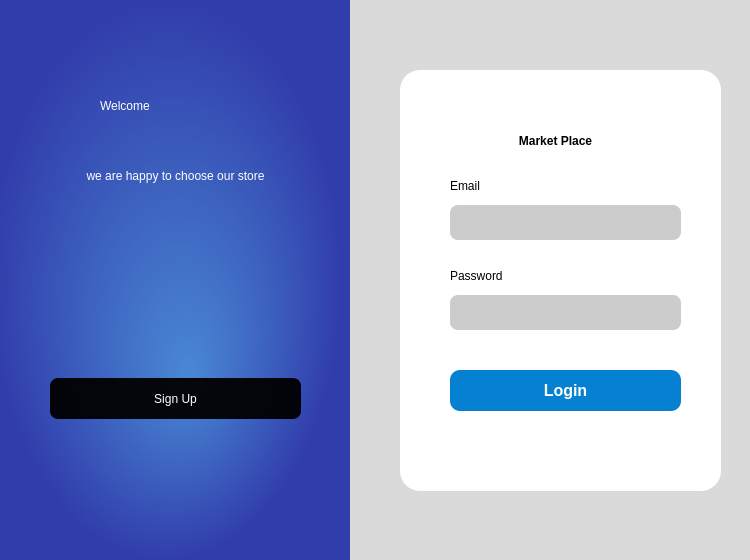
<?xml version="1.0" encoding="UTF-8"?>
<ui version="4.0">
 <class>Dialog</class>
 <widget class="QDialog" name="Dialog">
  <property name="geometry">
   <rect>
    <x>0</x>
    <y>0</y>
    <width>750</width>
    <height>560</height>
   </rect>
  </property>
  <property name="windowTitle">
   <string>Dialog</string>
  </property>
  <widget class="QWidget" name="widget" native="true">
   <property name="geometry">
    <rect>
     <x>0</x>
     <y>0</y>
     <width>750</width>
     <height>560</height>
    </rect>
   </property>
   <property name="baseSize">
    <size>
     <width>0</width>
     <height>0</height>
    </size>
   </property>
   <property name="styleSheet">
    <string notr="true">QWidget#widget{
background-color: rgba(0,0,0, 0.09);}
</string>
   </property>
   <widget class="QWidget" name="widget_2" native="true">
    <property name="geometry">
     <rect>
      <x>0</x>
      <y>0</y>
      <width>350</width>
      <height>560</height>
     </rect>
    </property>
    <property name="styleSheet">
     <string notr="true">QWidget#widget_2{
background-color:qradialgradient(spread:pad, cx:0.474576, cy:0.5, radius:0.5, fx:0.54, fy:0.681727, stop:0 rgba(139, 134, 153, 255), stop:0.00568182 rgba(73, 136, 212, 255), stop:1 rgba(49, 61, 171, 255))
}</string>
    </property>
    <widget class="QLabel" name="label">
     <property name="geometry">
      <rect>
       <x>100</x>
       <y>80</y>
       <width>131</width>
       <height>51</height>
      </rect>
     </property>
     <property name="styleSheet">
      <string notr="true">font: 80 25pt &quot;Calibri&quot;;
color: white;</string>
     </property>
     <property name="text">
      <string>Welcome</string>
     </property>
    </widget>
    <widget class="QLabel" name="label_5">
     <property name="geometry">
      <rect>
       <x>20</x>
       <y>160</y>
       <width>311</width>
       <height>31</height>
      </rect>
     </property>
     <property name="styleSheet">
      <string notr="true">color:white;
font: 16pt &quot;Calibri&quot;;</string>
     </property>
     <property name="text">
      <string>we are happy to choose our store</string>
     </property>
     <property name="alignment">
      <set>Qt::AlignCenter</set>
     </property>
    </widget>
    <widget class="QPushButton" name="signup">
     <property name="geometry">
      <rect>
       <x>50</x>
       <y>378</y>
       <width>251</width>
       <height>41</height>
      </rect>
     </property>
     <property name="styleSheet">
      <string notr="true">font: 16pt &quot;Calibri&quot;;
color: white;
border-radius: 8px;
background-color:rgba(0,0,0,0.95);</string>
     </property>
     <property name="text">
      <string>Sign Up</string>
     </property>
    </widget>
   </widget>
   <widget class="QWidget" name="widget_3" native="true">
    <property name="geometry">
     <rect>
      <x>400</x>
      <y>70</y>
      <width>321</width>
      <height>421</height>
     </rect>
    </property>
    <property name="autoFillBackground">
     <bool>false</bool>
    </property>
    <property name="styleSheet">
     <string notr="true">QWidget#widget_3{
background-color: white;
border-radius: 20px;
border-width: 0;
}</string>
    </property>
    <widget class="QLabel" name="label_2">
     <property name="geometry">
      <rect>
       <x>50</x>
       <y>45</y>
       <width>211</width>
       <height>51</height>
      </rect>
     </property>
     <property name="styleSheet">
      <string notr="true">color: black;
font: 75 18pt &quot;Calibri&quot;;
font-weight: 700;</string>
     </property>
     <property name="text">
      <string>Market Place</string>
     </property>
     <property name="alignment">
      <set>Qt::AlignCenter</set>
     </property>
    </widget>
    <widget class="QPushButton" name="login">
     <property name="geometry">
      <rect>
       <x>50</x>
       <y>300</y>
       <width>231</width>
       <height>41</height>
      </rect>
     </property>
     <property name="styleSheet">
      <string notr="true">background-color: #0680d1;
border-radius: 10px;
color: white;
font-size: 16px;
font-weight: 600;</string>
     </property>
     <property name="text">
      <string>Login</string>
     </property>
    </widget>
    <widget class="QLineEdit" name="email">
     <property name="geometry">
      <rect>
       <x>50</x>
       <y>135</y>
       <width>231</width>
       <height>35</height>
      </rect>
     </property>
     <property name="styleSheet">
      <string notr="true">border-radius: 8px;
background-color: rgba(0,0,0,0.2);</string>
     </property>
    </widget>
    <widget class="QLineEdit" name="password">
     <property name="geometry">
      <rect>
       <x>50</x>
       <y>225</y>
       <width>231</width>
       <height>35</height>
      </rect>
     </property>
     <property name="styleSheet">
      <string notr="true">border-radius: 8px;
background-color: rgba(0,0,0,0.2);
</string>
     </property>
    </widget>
    <widget class="QLabel" name="label_3">
     <property name="geometry">
      <rect>
       <x>50</x>
       <y>105</y>
       <width>101</width>
       <height>21</height>
      </rect>
     </property>
     <property name="styleSheet">
      <string notr="true">font: 75 16pt &quot;Calibri&quot;;
color: black;
font-weight: 400;</string>
     </property>
     <property name="text">
      <string>Email</string>
     </property>
    </widget>
    <widget class="QLabel" name="label_4">
     <property name="geometry">
      <rect>
       <x>50</x>
       <y>195</y>
       <width>91</width>
       <height>21</height>
      </rect>
     </property>
     <property name="styleSheet">
      <string notr="true">font: 75 16pt &quot;Calibri&quot;;
color: black;
font-weight: 400;</string>
     </property>
     <property name="text">
      <string>Password</string>
     </property>
    </widget>
    <widget class="QLabel" name="error">
     <property name="geometry">
      <rect>
       <x>50</x>
       <y>380</y>
       <width>221</width>
       <height>20</height>
      </rect>
     </property>
     <property name="styleSheet">
      <string notr="true">color: red;</string>
     </property>
     <property name="text">
      <string/>
     </property>
    </widget>
   </widget>
  </widget>
 </widget>
 <resources/>
 <connections/>
</ui>
